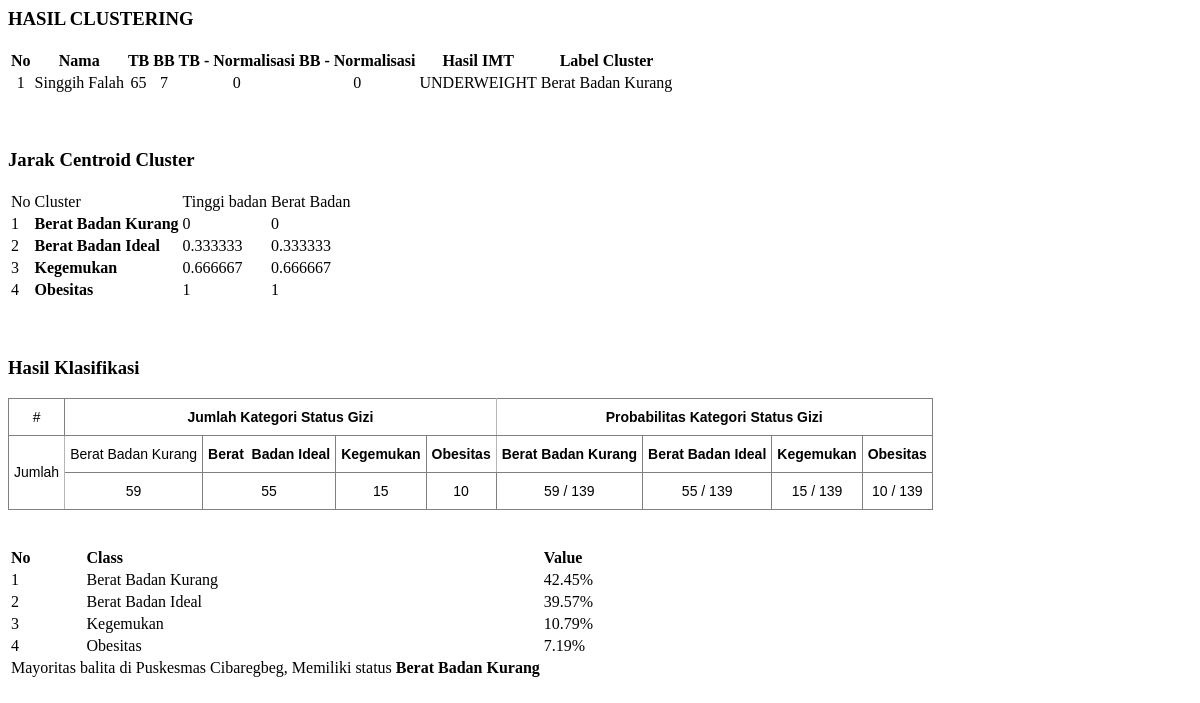
The app's page /portal/module/hasil_tes/index.php with its own data.
### tables this page shows
CREATE TABLE `dataset` (
  `id` int(255) NOT NULL,
  `nik` varchar(255) NOT NULL,
  `nama` varchar(255) NOT NULL,
  `tb` varchar(255) NOT NULL,
  `bb` varchar(255) NOT NULL
);

### portal/module/hasil_tes/index.php (the view, shortened to what the rows shown need)
<?php
include_once '../../config/koneksi.php';
$query = mysqli_query($conn, "SELECT * FROM dataset");
$datasetNormal = array();
if (mysqli_num_rows($query) > 0) {
    while ($data = mysqli_fetch_array($query)) {
        $datasetNormal[] = [
            $data['tb'],
            $data['bb'],
            $data['nama'],
            $data['nik'],
        ];
    }
}
$findTB = array_column($datasetNormal, 0);
$minTB = min($findTB);
$maxTB = max($findTB);
$rangeTB =  $maxTB - $minTB;
$findBB = array_column($datasetNormal, 1);
$minBB = min($findBB);
$maxBB = max($findBB);
$rangeBB = $maxBB - $minBB;
$dataset = array();
foreach ($datasetNormal as $value) {
    $normalisasiTB = ($value[0] - $minTB) / $rangeTB;
    $normalisasiBB = ($value[1] - $minBB) / $rangeBB;
    $dataset[] = [
        $normalisasiTB,
        $normalisasiBB,
    ];
}
$findTBNormalisasi = array_column($dataset, 0);
$minTBNormalisasi = min($findTBNormalisasi);
$maxTBNormalisasi = max($findTBNormalisasi);
$rangeTBNormalisasi =  $maxTBNormalisasi - $minTBNormalisasi;
$findBBNormalisasi = array_column($dataset, 1);
$minBBNormalisasi = min($findBBNormalisasi);
$maxBBNormalisasi = max($findBBNormalisasi);
$rangeBBNormalisasi = $maxBBNormalisasi - $minBBNormalisasi;
$jarakCentroid = array(
    array(
        "index" => 0,
        "nama" => "Berat Badan Kurang",
        "tb" => ((($maxTBNormalisasi - $minTBNormalisasi) * (0 / 3)) / $rangeTBNormalisasi),
        "bb" => ((($maxBBNormalisasi - $minBBNormalisasi) * (0 / 3)) / $rangeBBNormalisasi),
    ),
    array(
        "index" => 1,
        "nama" => "Berat Badan Ideal",
        "tb" => ((($maxTBNormalisasi - $minTBNormalisasi) * (1 / 3)) / $rangeTBNormalisasi),
        "bb" => ((($maxBBNormalisasi - $minBBNormalisasi) * (1 / 3)) / $rangeBBNormalisasi),
    ),
    array(
        "index" => 2,
        "nama" => "Kegemukan",
        "tb" => ((($maxTBNormalisasi - $minTBNormalisasi) * (2 / 3)) / $rangeTBNormalisasi),
        "bb" => ((($maxBBNormalisasi - $minBBNormalisasi) * (2 / 3)) / $rangeBBNormalisasi),
    ),
    array(
        "index" => 3,
        "nama" => "Obesitas",
        "tb" => ((($maxTBNormalisasi - $minTBNormalisasi) * (3 / 3)) / $rangeTBNormalisasi),
        "bb" => ((($maxBBNormalisasi - $minBBNormalisasi) * (3 / 3)) / $rangeBBNormalisasi),
    ),
);
$centroid = array();
foreach ($jarakCentroid as $c) {
    $centroid[] = [
        round($c['tb'], 6),
        round($c['bb'], 6)
    ];
}
$banyak_dataset = sizeof($dataset);
$banyak_centroid = sizeof($centroid);
$banyak_kolom = sizeof($dataset[0]);
function hitung_euclidean_distance($dataset, $centroid, $banyak_kolom)
{
    $siat = 0;
    for ($i = 0; $i < $banyak_kolom; $i++) {
        $siat = $siat + (($dataset[$i] - $centroid[$i]) ** 2);
    }
    return sqrt($siat);
}
function iterasi_kmeans($dataset, $centroid, $banyak_dataset, $banyak_centroid, $banyak_kolom)
{
    $dataset_label = [];
    for ($i = 0; $i < $banyak_dataset; $i++) {
        $hasil_euclid = [];
        for ($j = 0; $j < $banyak_centroid; $j++) {
            $hasil_euclid[$j] = hitung_euclidean_distance($dataset[$i], $centroid[$j], $banyak_kolom);
        }
        $nilai_terkecil = min($hasil_euclid);
        $index_nilai_terkecil = array_search($nilai_terkecil, $hasil_euclid);
        $dataset_label[$i] = $index_nilai_terkecil;
    }
    $isi_cluster = [];
    for ($x = 0; $x < $banyak_centroid; $x++) {
        $array_siat = [];
        for ($y = 0; $y < $banyak_dataset; $y++) {
            if ($dataset_label[$y] == $x) {
                array_push($array_siat, $dataset[$y]);
            }
        }
        $isi_cluster[$x] = $array_siat;
    }
    $new_centroid = [];
    for ($i = 0; $i < $banyak_centroid; $i++) {
        $hasil_centroid = [];
        for ($j = 0; $j < $banyak_kolom; $j++) {
            $temp_centroid = 0;
            for ($k = 0; $k < sizeof($isi_cluster[$i]); $k++) {
                $temp_centroid = $temp_centroid + $isi_cluster[$i][$k][$j];
            }
            $hasil_centroid[$j] = $temp_centroid / sizeof($isi_cluster[$i]);
        }
        $new_centroid[$i] = $hasil_centroid;
    }
    return [$new_centroid, $dataset_label];
}
function BMIWithLabel($mass, $height)
{
    $heightToMeters = $height / 100;
    $BMI = $mass / ($heightToMeters ** 2);
    if ($BMI <= 18.5) {
        $messageBMI = "UNDERWEIGHT";
    } else if ($BMI > 17 && $BMI <= 23) {
        $messageBMI = "NORMAL WEIGHT";
    } else if ($BMI > 23 && $BMI <= 27) {
        $messageBMI = "OVERWEIGHT";
    } else if ($BMI > 27) {
        $messageBMI = "OBESE";
    }
    return $messageBMI;
}
function print_hasil_cluster($dataset_label, $dataset, $banyak_dataset, $datasetNormal)
{ ?>
    <div class="col-sm-12">
        <div class="card">
            <div class="card-body px-0 pt-0 pb-2">
                <div class="table-responsive p-0">
                    <table class="table display" id="datatables">
                        <thead>
                            <tr>
                                <th>No</th>
                                <th>Nama</th>
                                <th>TB</th>
                                <th>BB</th>
                                <th>TB - Normalisasi</th>
                                <th>BB - Normalisasi</th>
                                <th>Hasil IMT</th>
                                <th>Label Cluster</th>
                            </tr>
                        </thead>
                        <tbody>
                            <?php
                            $no = 0;
                            if ($_SESSION['level'] == 'admin') {
                                for ($i = 0; $i < $banyak_dataset; $i++) {
                                    $no++;
                                    if ($dataset_label[$i] == 0) {
                                        $status_gizi = "Berat Badan Kurang";
                                    } elseif ($dataset_label[$i] == 1) {
                                        $status_gizi = "Berat Badan Ideal";
                                    } elseif ($dataset_label[$i] == 2) {
                                        $status_gizi = "Kegemukan";
                                    } elseif ($dataset_label[$i] == 3) {
                                        $status_gizi = "Obesitas";
                                    } else {
                                        $status_gizi = "Tidak Ada";
                                    }
                            ?>
                                    <tr>
                                        <td align='center'><?= $no ?></td>
                                        <td><?= $datasetNormal[$i][2] ?></td>
                                        <td align='center'><?= $datasetNormal[$i][0] ?></td>
                                        <td align='center'><?= $datasetNormal[$i][1] ?></td>
                                        <td align='center'><?= round($dataset[$i][0], 6) ?></td>
                                        <td align='center'><?= round($dataset[$i][1], 6) ?></td>
                                        <td align='center'><?= BMIWithLabel($datasetNormal[$i][1], $datasetNormal[$i][0]) ?></td>
                                        <td align='center'><?= $status_gizi ?></td>
                                    </tr>
                                <?php $arrStatusGizi[] = $status_gizi;
                                }
                            } else {
                                $dataSetNormalIndexing = $GLOBALS['dataSetNormalIndexing'];
                                $filterBy = $_SESSION['username'];
                                $nikKey = array_search($filterBy, array_column($dataSetNormalIndexing, 'nik'));
                                $no++;
                                if ($dataset_label[$nikKey] == 0) {
                                    $status_gizi = "Berat Badan Kurang";
                                } elseif ($dataset_label[$nikKey] == 1) {
                                    $status_gizi = "Berat Badan Ideal";
                                } elseif ($dataset_label[$nikKey] == 2) {
                                    $status_gizi = "Kegemukan";
                                } elseif ($dataset_label[$nikKey] == 3) {
                                    $status_gizi = "Obesitas";
                                } else {
                                    $status_gizi = "Tidak Ada";
                                } ?>
                                <tr>
                                    <td align='center'><?= $no ?></td>
                                    <td><?= $datasetNormal[$nikKey][2] ?></td>
                                    <td align='center'><?= $datasetNormal[$nikKey][0] ?></td>
                                    <td align='center'><?= $datasetNormal[$nikKey][1] ?></td>
                                    <td align='center'><?= round($dataset[$nikKey][0], 6) ?></td>
                                    <td align='center'><?= round($dataset[$nikKey][1], 6) ?></td>
                                    <td align='center'><?= BMIWithLabel($datasetNormal[$nikKey][1], $datasetNormal[$nikKey][0]) ?></td>
                                    <td align='center'><?= $status_gizi ?></td>
                                </tr>
                            <?php
                            }
                            ?>
                        </tbody>
                    </table>
                </div>
            </div>
        </div>
    </div>
<?php
}
function printCentroidLabel($jarakCentroid)
{ ?>
    <div class="col-sm-12">
        <div class="card">
            <div class="card-body px-0 pt-0 pb-2">
                <div class="table-responsive p-0">
                    <table class="table display">
                        <thead>
                            <tr>
                                <td>No</td>
                                <td>Cluster</td>
                                <td>Tinggi badan</td>
                                <td>Berat Badan</td>
                            </tr>
                        </thead>
                    </table>
                </div>
            </div>
        </div>
    </div>
<?php
}
$centroid_temp = [];
$ulang = TRUE;
while ($ulang) {
    $centroid_dan_datasetlabel = iterasi_kmeans($dataset, $centroid, $banyak_dataset, $banyak_centroid, $banyak_kolom);
    $centroid = $centroid_dan_datasetlabel[0];
    $dataset_label = $centroid_dan_datasetlabel[1];
    if ($centroid == $centroid_temp) {
        $ulang = FALSE;
    }
    $centroid_temp = $centroid;
} ?>
<?php
print_hasil_cluster($dataset_label, $dataset, $banyak_dataset, $datasetNormal);
printCentroidLabel($jarakCentroid);
?>
<div class="col-sm-12">
    <div class="card">
        <div class="card-body px-0 pt-0 pb-2">
            <div class="table-responsive p-0">
                <table class="tg table display table-bordered">
                    <thead>
                        <tr>
                            <th class="tg-c3ow">#</th>
                            <th class="tg-c3ow" colspan="4" style="border-right: 1px solid #B5B5B5;"><b>Jumlah Kategori Status Gizi</b></th>
                            <th class="tg-c3ow" colspan="4"><b>Probabilitas Kategori Status Gizi</b></th>
                        </tr>
                    </thead>
                </table>
            </div>
        </div>
    </div>
</div>
<div class="col-sm-12">
    <div class="card">
        <div class="card-body px-0 pt-0 pb-2">
            <div class="table-responsive p-0">
                <table class="table display" id="datatables">
                    <thead>
                        <tr>
                            <td><b>No</b></td>
                            <td><b>Class</b></td>
                            <td><b>Value</b></td>
                        </tr>
                    </thead>
                </table>
            </div>
        </div>
    </div>
</div>

### records on screen
dataset: nama "Singgih Falah", tb "65", bb "7", bb+tb "UNDERWEIGHT"

### other values on screen
$no "1"
$dataset[$nikKey][0] "0"
$dataset[$nikKey][1] "0"
$status_gizi "Berat Badan Kurang"
$labelCentroid['index'] + 1 "1"
$labelCentroid['nama'] "Berat Badan Kurang"
$labelCentroid['tb'] "0"
$labelCentroid['bb'] "0"
$labelCentroid['index'] + 1 "2"
$labelCentroid['nama'] "Berat Badan Ideal"
$labelCentroid['tb'] "0.333333"
$labelCentroid['bb'] "0.333333"
$labelCentroid['index'] + 1 "3"
$labelCentroid['nama'] "Kegemukan"
$labelCentroid['tb'] "0.666667"
